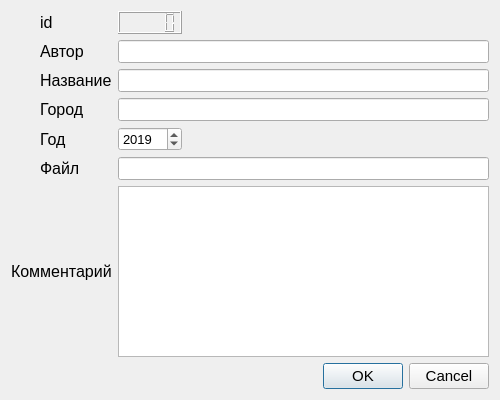
<?xml version="1.0" encoding="UTF-8"?>
<ui version="4.0">
 <class>UpDialog</class>
 <widget class="QWidget" name="UpDialog">
  <property name="geometry">
   <rect>
    <x>0</x>
    <y>0</y>
    <width>500</width>
    <height>400</height>
   </rect>
  </property>
  <property name="font">
   <font>
    <pointsize>12</pointsize>
   </font>
  </property>
  <property name="windowTitle">
   <string>Обновление</string>
  </property>
  <layout class="QGridLayout" name="gridLayout">
   <item row="0" column="2">
    <widget class="QLCDNumber" name="lcdNumber">
     <property name="font">
      <font>
       <pointsize>12</pointsize>
      </font>
     </property>
    </widget>
   </item>
   <item row="0" column="1">
    <widget class="QLabel" name="label">
     <property name="font">
      <font>
       <pointsize>12</pointsize>
      </font>
     </property>
     <property name="text">
      <string>id</string>
     </property>
    </widget>
   </item>
   <item row="5" column="2">
    <widget class="QSpinBox" name="spinBox">
     <property name="font">
      <font>
       <pointsize>10</pointsize>
      </font>
     </property>
     <property name="minimum">
      <number>1970</number>
     </property>
     <property name="maximum">
      <number>2025</number>
     </property>
     <property name="value">
      <number>2019</number>
     </property>
    </widget>
   </item>
   <item row="8" column="2" colspan="2">
    <widget class="QTextEdit" name="textEdit">
     <property name="font">
      <font>
       <pointsize>10</pointsize>
      </font>
     </property>
    </widget>
   </item>
   <item row="4" column="2" colspan="2">
    <widget class="QLineEdit" name="lineEdit_3">
     <property name="font">
      <font>
       <pointsize>10</pointsize>
      </font>
     </property>
    </widget>
   </item>
   <item row="9" column="3">
    <widget class="QDialogButtonBox" name="buttonBox">
     <property name="font">
      <font>
       <pointsize>11</pointsize>
      </font>
     </property>
     <property name="standardButtons">
      <set>QDialogButtonBox::Cancel|QDialogButtonBox::Ok</set>
     </property>
    </widget>
   </item>
   <item row="2" column="2" colspan="2">
    <widget class="QLineEdit" name="lineEdit_2">
     <property name="font">
      <font>
       <pointsize>10</pointsize>
      </font>
     </property>
    </widget>
   </item>
   <item row="7" column="2" colspan="2">
    <widget class="QLineEdit" name="lineEdit_4">
     <property name="font">
      <font>
       <pointsize>10</pointsize>
      </font>
     </property>
    </widget>
   </item>
   <item row="8" column="0" colspan="2">
    <widget class="QLabel" name="label_7">
     <property name="font">
      <font>
       <pointsize>12</pointsize>
      </font>
     </property>
     <property name="text">
      <string>Комментарий</string>
     </property>
    </widget>
   </item>
   <item row="1" column="2" colspan="2">
    <widget class="QLineEdit" name="lineEdit">
     <property name="font">
      <font>
       <pointsize>10</pointsize>
      </font>
     </property>
    </widget>
   </item>
   <item row="1" column="1">
    <widget class="QLabel" name="label_2">
     <property name="font">
      <font>
       <pointsize>12</pointsize>
      </font>
     </property>
     <property name="text">
      <string>Автор</string>
     </property>
    </widget>
   </item>
   <item row="2" column="1">
    <widget class="QLabel" name="label_3">
     <property name="font">
      <font>
       <pointsize>12</pointsize>
      </font>
     </property>
     <property name="text">
      <string>Название</string>
     </property>
    </widget>
   </item>
   <item row="4" column="1">
    <widget class="QLabel" name="label_4">
     <property name="font">
      <font>
       <pointsize>12</pointsize>
      </font>
     </property>
     <property name="text">
      <string>Город</string>
     </property>
    </widget>
   </item>
   <item row="5" column="1">
    <widget class="QLabel" name="label_5">
     <property name="font">
      <font>
       <pointsize>12</pointsize>
      </font>
     </property>
     <property name="text">
      <string>Год</string>
     </property>
    </widget>
   </item>
   <item row="7" column="1">
    <widget class="QLabel" name="label_6">
     <property name="font">
      <font>
       <pointsize>12</pointsize>
      </font>
     </property>
     <property name="text">
      <string>Файл</string>
     </property>
    </widget>
   </item>
  </layout>
 </widget>
 <resources/>
 <connections/>
</ui>
